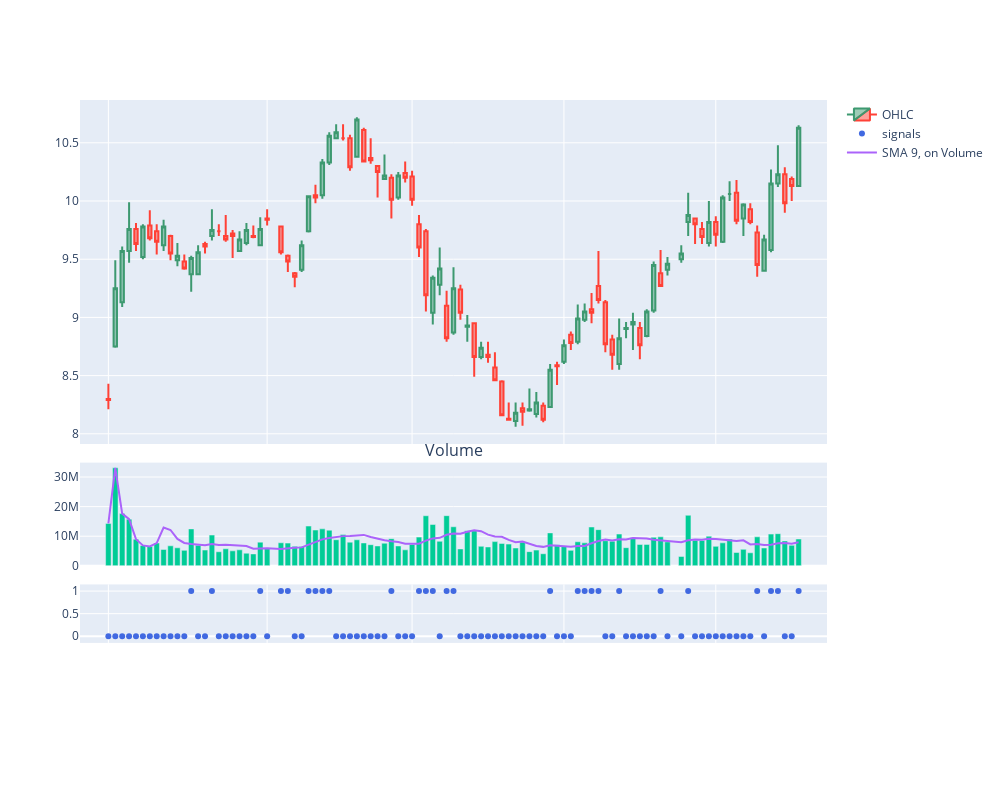

The notebook cell saved with this chart:
### Markdown cell above
## Volume SMA

### Code cell
period = 9
indicator =  "SMA"
ema_crossover = Crossover(period, indicator = indicator, on = "Volume", invert = False, eps = 0.1)
ema_crossover.plot_signals(data, signal_type = 'con')
